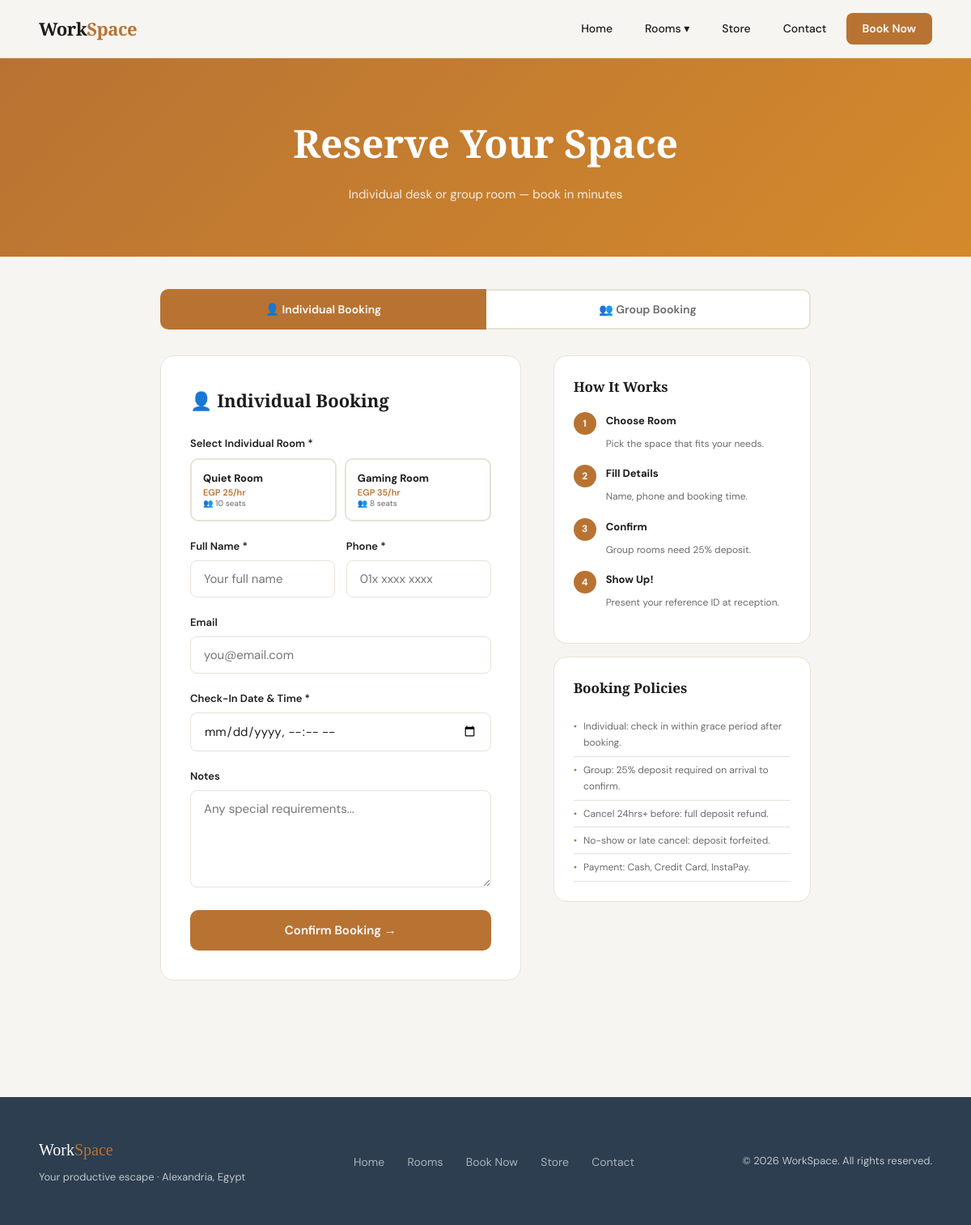
Screenshot of /booking.php with the database file from the repository.
### tables this page shows
CREATE TABLE IF NOT EXISTS rooms (
  id          INT AUTO_INCREMENT PRIMARY KEY,
  name        VARCHAR(100) NOT NULL,
  type        ENUM('Individual','Group') NOT NULL,
  capacity    INT NOT NULL,
  base_price  DECIMAL(10,2) NOT NULL,
  description TEXT,
  amenities   VARCHAR(255),
  is_active   TINYINT(1) DEFAULT 1
);

### booking.php (the view, shortened to what this page needs)
<?php
require_once 'config.php';
$rooms = DB_CONNECTED
  ? $conn->query("SELECT * FROM rooms WHERE is_active=1")->fetch_all(MYSQLI_ASSOC)
  : $demo_rooms;
$ind_rooms   = array_filter($rooms, fn($r) => $r['type']==='Individual');
?>
<!DOCTYPE html>
<html lang="en">
<head>
  <link rel="stylesheet" href="css/style.css">
</head>
<body>
<?php include 'nav.php'; ?>
<div class="page-hero">
  <h1 class="anim-fade-up">Reserve Your Space</h1>
  <p class="anim-fade-up-2">Individual desk or group room — book in minutes</p>
</div>
<div class="tabs">
  <button class="tab-btn active" onclick="switchTab('individual',this)">👤 Individual Booking</button>
  <button class="tab-btn" onclick="switchTab('group',this)">👥 Group Booking</button>
</div>
<div class="booking-layout">
  <div class="tab-content active" id="tab-individual">
    <div class="form-card">
      <h2>👤 Individual Booking</h2>
      <form method="POST">
        <div class="form-group">
          <label>Select Individual Room *</label>
          <div class="room-sel">
            <?php foreach ($ind_rooms as $r): ?>
            <button type="button" class="room-opt" data-id="<?= $r['id'] ?>" onclick="pickRoom(this,'ind_room_id')">
              <div class="room-opt-name"><?= htmlspecialchars($r['name']) ?></div>
              <div class="room-opt-price">EGP <?= number_format($r['base_price'],0) ?>/hr</div>
              <div class="room-opt-cap">👥 <?= $r['capacity'] ?> seats</div>
            </button>
            <?php endforeach; ?>
          </div>
        </div>
        <div class="form-row">
          <div class="form-group">
            <label>Full Name *</label>
            <input type="text" name="name" placeholder="Your full name" required value="<?= ($_POST['form_type']??'')==='individual' ? htmlspecialchars($_POST['name']??'') : '' ?>">
          </div>
          <div class="form-group">
            <label>Phone *</label>
            <input type="tel" name="phone" placeholder="01x xxxx xxxx" required value="<?= ($_POST['form_type']??'')==='individual' ? htmlspecialchars($_POST['phone']??'') : '' ?>">
          </div>
        </div>
        <div class="form-group">
          <label>Email</label>
          <input type="email" name="email" placeholder="you@email.com" value="<?= ($_POST['form_type']??'')==='individual' ? htmlspecialchars($_POST['email']??'') : '' ?>">
        </div>
        <div class="form-group">
          <label>Check-In Date & Time *</label>
          <input type="datetime-local" name="scheduled_start" required min="<?= date('Y-m-d\TH:i') ?>" value="<?= ($_POST['form_type']??'')==='individual' ? htmlspecialchars($_POST['scheduled_start']??'') : '' ?>">
        </div>
        <div class="form-group">
          <label>Notes</label>
          <textarea name="notes" placeholder="Any special requirements..."></textarea>
        </div>
        <button type="submit" class="btn btn-primary" style="width:100%;font-size:15px;padding:15px">Confirm Booking →</button>
      </form>
    </div>
  </div>
  <div>
    <div class="info-card">
      <h3>How It Works</h3>
      <div class="step"><div class="step-n">1</div><div class="step-t"><strong>Choose Room</strong><span>Pick the space that fits your needs.</span></div></div>
      <div class="step"><div class="step-n">2</div><div class="step-t"><strong>Fill Details</strong><span>Name, phone and booking time.</span></div></div>
      <div class="step"><div class="step-n">3</div><div class="step-t"><strong>Confirm</strong><span>Group rooms need 25% deposit.</span></div></div>
      <div class="step"><div class="step-n">4</div><div class="step-t"><strong>Show Up!</strong><span>Present your reference ID at reception.</span></div></div>
    </div>
    <div class="info-card">
      <h3>Booking Policies</h3>
      <div class="policy">Individual: check in within grace period after booking.</div>
      <div class="policy">Group: 25% deposit required on arrival to confirm.</div>
      <div class="policy">Cancel 24hrs+ before: full deposit refund.</div>
      <div class="policy">No-show or late cancel: deposit forfeited.</div>
      <div class="policy">Payment: Cash, Credit Card, InstaPay.</div>
    </div>
  </div>
</div>
<?php include 'footer.php'; ?>
</body>
</html>

### css/style.css (style rules this page uses)
:root { --bg: #f7f5f1; --white: #ffffff; --ink: #1c1c1c; --muted: #6b6b6b; --accent: #b87333; --accent2: #2c3e50; --card: #ffffff; --border: #e8e2d6; --shadow: 0 4px 24px rgba(0,0,0,0.08); --radius: 12px; --nav-h: 72px; }
*, *::before, *::after { box-sizing: border-box; margin: 0; padding: 0; }
html { scroll-behavior: smooth; }
body { background: var(--bg); color: var(--ink); font-family: 'DM Sans', sans-serif; font-size: 16px; line-height: 1.7; padding-top: var(--nav-h); }
.anim-fade-up { animation: fadeUp 0.7s ease both; }
.anim-fade-up-2 { animation: fadeUp 0.7s 0.15s ease both; }
.btn { display: inline-block; padding: 14px 32px; border-radius: 10px; font-size: 14px; font-weight: 600; text-decoration: none; cursor: pointer; border: none; transition: all 0.2s; font-family: 'DM Sans', sans-serif; }
.btn-primary { background: var(--accent); color: white; }
.form-group { margin-bottom: 20px; }
.form-group label { display: block; font-size: 13px; font-weight: 600; margin-bottom: 6px; color: var(--ink); }
.form-group input, .form-group select, .form-group textarea { width: 100%; padding: 12px 16px; border: 1.5px solid var(--border); border-radius: 8px; font-family: 'DM Sans', sans-serif; font-size: 15px; background: var(--white); color: var(--ink); transition: border-color 0.2s, box-shadow 0.2s; outline: none; }
.form-group textarea { resize: vertical; min-height: 120px; }

### booking.php (style rules this page uses)
.page-hero { background:linear-gradient(135deg,var(--accent),#d4892b);color:#fff;padding:64px 48px;text-align:center }
.page-hero h1 { font-family:'Playfair Display',serif;font-size:clamp(28px,5vw,48px);margin-bottom:10px }
.page-hero p { color:rgba(255,255,255,.85);font-size:15px }
.tabs { display:flex;gap:0;max-width:900px;margin:40px auto 0;padding:0 48px }
.tab-btn { flex:1;padding:14px;border:2px solid var(--border);background:var(--white);font-family:'DM Sans',sans-serif;font-size:14px;font-weight:600;cursor:pointer;color:var(--muted);transition:all .2s }
.tab-btn:first-child { border-radius:10px 0 0 10px }
.tab-btn:last-child { border-radius:0 10px 10px 0;border-left:none }
.tab-btn.active { background:var(--accent);border-color:var(--accent);color:#fff }
.booking-layout { display:grid;grid-template-columns:1.4fr 1fr;gap:40px;max-width:900px;margin:0 auto;padding:32px 48px 64px }
.tab-content { display:none }
.tab-content.active { display:block }
.form-card { background:var(--white);border:1px solid var(--border);border-radius:16px;padding:36px }
.form-card h2 { font-family:'Playfair Display',serif;font-size:22px;margin-bottom:24px;color:var(--ink) }
.form-row { display:grid;grid-template-columns:1fr 1fr;gap:14px }
.room-sel { display:grid;grid-template-columns:1fr 1fr;gap:10px;margin-bottom:0 }
.room-opt { padding:14px;border:2px solid var(--border);border-radius:10px;cursor:pointer;font-family:'DM Sans',sans-serif;font-size:12px;text-align:left;background:transparent;transition:all .2s;width:100% }
.room-opt-name { font-weight:700;color:var(--ink);margin-bottom:2px;font-size:13px }
.room-opt-price { color:var(--accent);font-weight:600;font-size:11px }
.room-opt-cap { color:var(--muted);font-size:10px }
.info-card { background:var(--white);border:1px solid var(--border);border-radius:16px;padding:24px;margin-bottom:16px }
.info-card h3 { font-family:'Playfair Display',serif;font-size:17px;margin-bottom:16px }
.step { display:flex;gap:12px;align-items:flex-start;margin-bottom:14px }
.step-n { width:28px;height:28px;border-radius:50%;background:var(--accent);color:#fff;font-size:12px;font-weight:700;display:flex;align-items:center;justify-content:center;flex-shrink:0 }
.step-t strong { display:block;font-size:13px;margin-bottom:2px }
.step-t span { color:var(--muted);font-size:12px }
.policy { font-size:12px;color:var(--muted);padding:6px 0;border-bottom:1px solid var(--border);display:flex;gap:8px }
.policy::before { content:'•';color:var(--accent);flex-shrink:0 }

### rows the page displays
rooms: name "Quiet Room", base_price "25", capacity "10"
rooms: name "Gaming Room", base_price "35", capacity "8"
